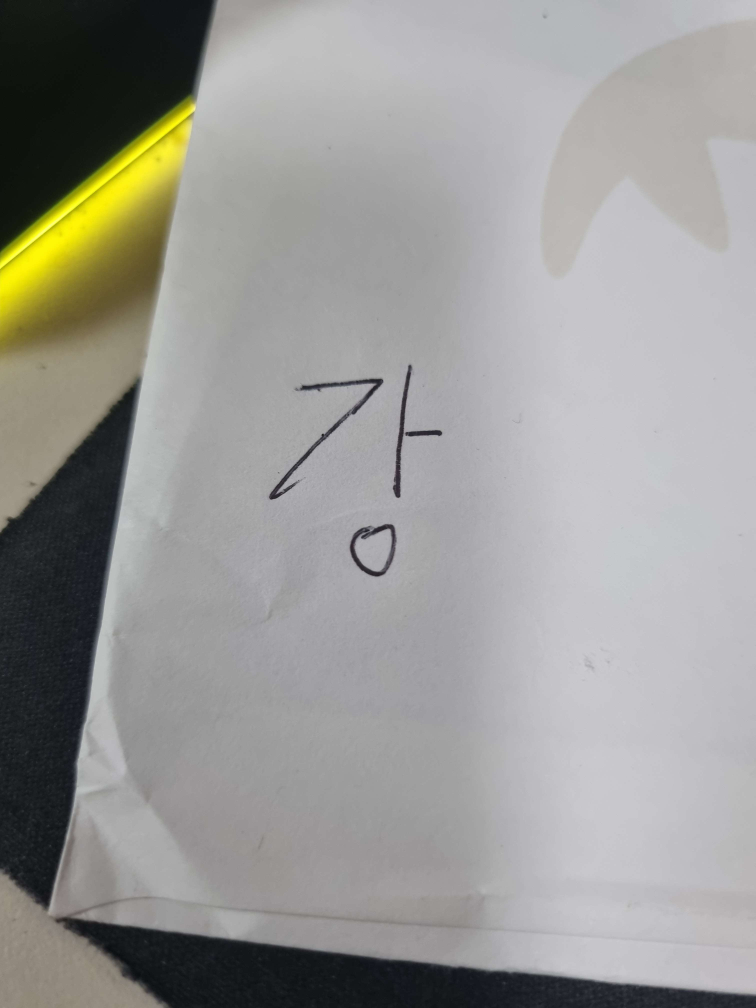
#> input picture Data/hand_imgs/20231024_222438.jpg, 3024 x 4032 px (shown at 1/4 size)
$ python -i img_process.py   (imports and definitions only)
#> lines starting #> are read from the running program, lines starting #| are printed output that depends on the picture; after the words box and inside, x2 and y2 are one past the last pixel; in counts of white or black regions, pixels touching at a corner belong together
#> further down, picture is the input picture: shape (4032, 3024, 3); mean B, G, R 150, 153.2, 153.9
import cv2
from PIL import Image, ImageFilter, ImageDraw, ImageEnhance, ImageFont
import numpy as np
import imutils


class PreProcess:

    # [17 lines left out: functions PIL2CV, CV2PIL, CV_resize, not called in this run]
    @staticmethod
    def PIL_resize(image: Image.Image, size: int = 200) -> Image.Image:
        return image.resize((size, size), Image.Resampling.LANCZOS)

    # [29 lines left out: functions PIL_crop, PIL_adjust_brightness, PIL_adjust_contrast, PIL_smoothing_edge, not called in this run]

    @staticmethod
    def detect_edge(image: np.array) -> np.array:
        gray = cv2.cvtColor(image, cv2.COLOR_BGR2GRAY)
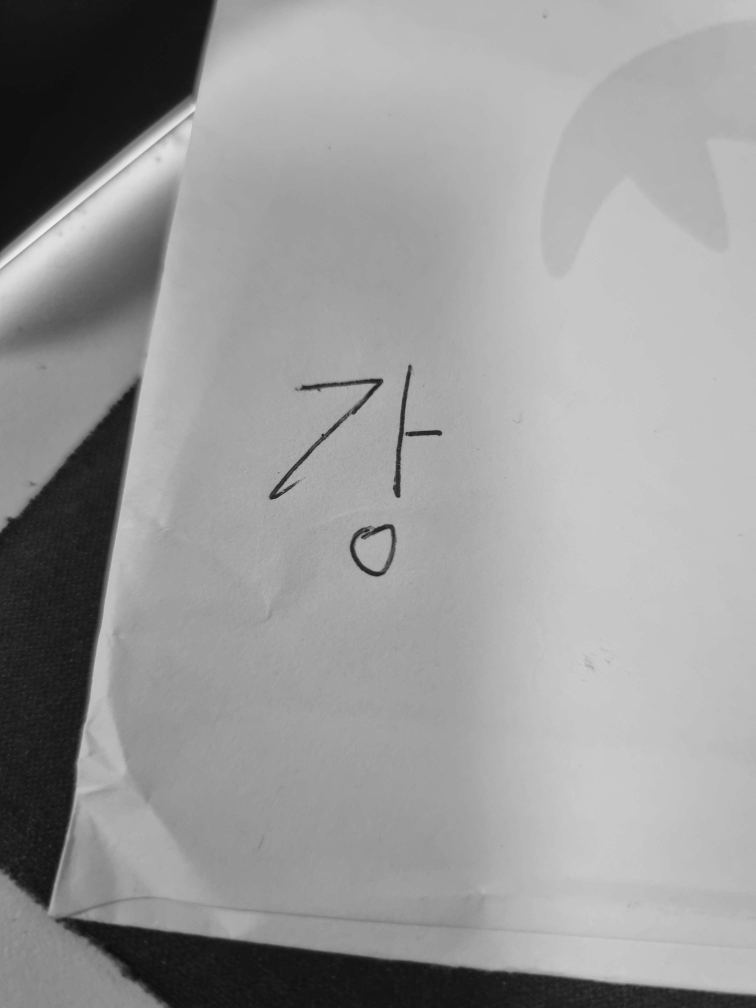
#> gray: shape (4032, 3024) (shown at 1/4 size); min 9, max 241, mean 153.1
        gray = cv2.GaussianBlur(gray, (11, 11), 0)
        # Edge Detection.
        canny = cv2.Canny(gray, 0, 200)
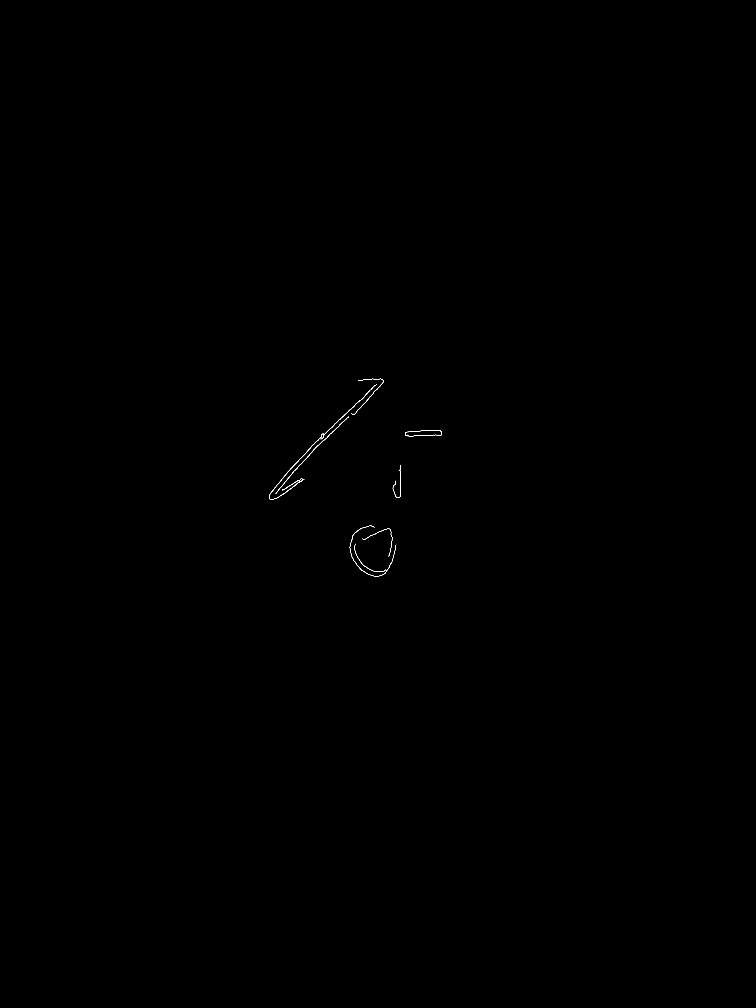
#> canny: shape (4032, 3024) (shown at 1/4 size); 0.03% white in thin lines or dots, all inside (x1, y1, x2, y2) = (1076, 1515, 1768, 2306)
        canny = cv2.dilate(canny, cv2.getStructuringElement(cv2.MORPH_ELLIPSE, (5, 5)))
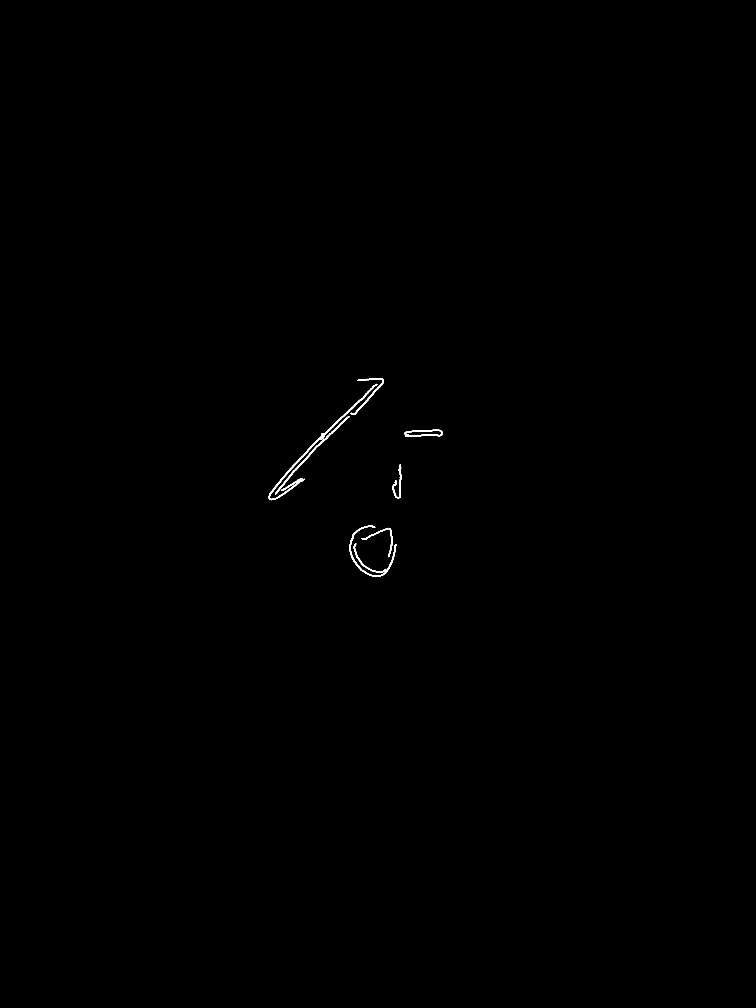
#> canny: shape (4032, 3024) (shown at 1/4 size); 0.14% white; 7 white regions, largest, box (x1, y1, x2, y2) and area: (1074, 1535, 1510, 2001) 5112, (1397, 2100, 1587, 2308) 3643, (1100, 1664, 1398, 1978) 2424
        return canny

    # [155 lines left out: functions detect_contour, find_retangle_corners, sort_corner, perspective_transform, morphology, automatic_brightness_and_contrast and 2 more, not called in this run]

>>> import cv2
>>> picture = cv2.imread('../../../Data/hand_imgs/20231024_222438.jpg')
>>> result = PreProcess().detect_edge(picture)
